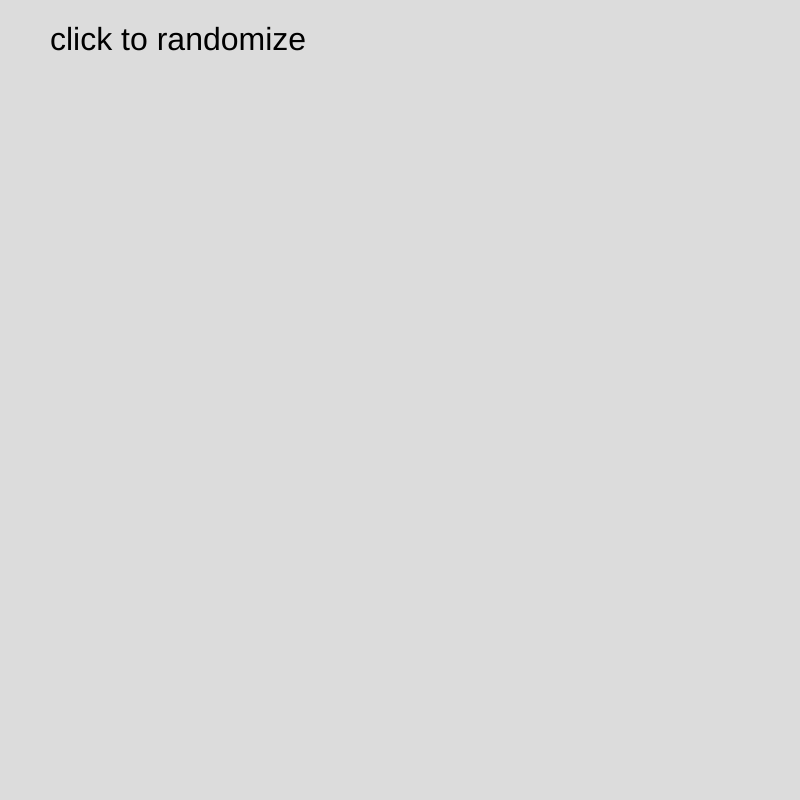
Frame 1 (no input)
Frame 60 (no input): identical to frame 1, image omitted
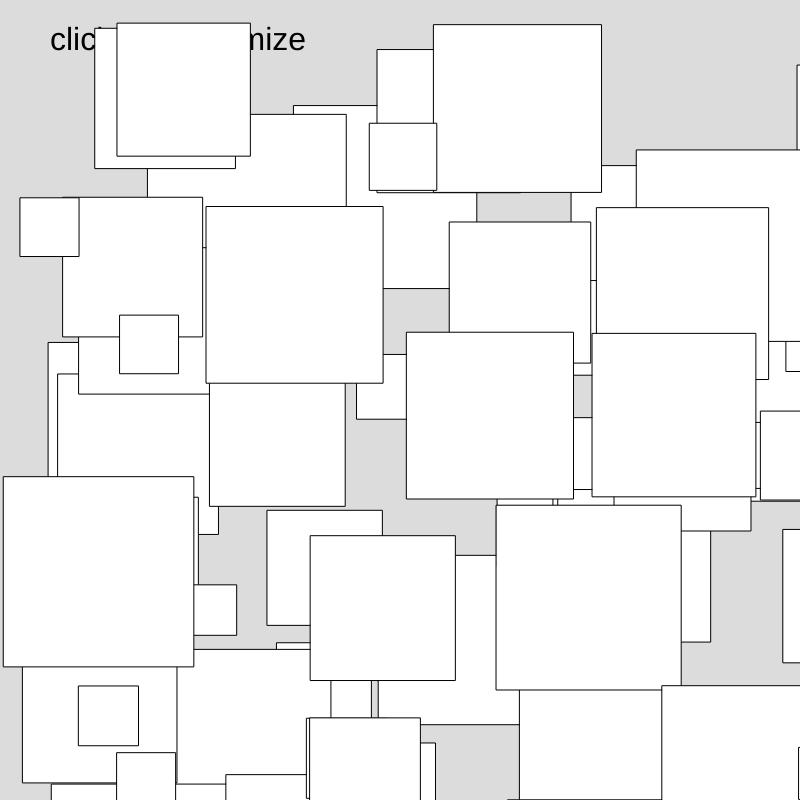
Frame 120 (the mouse pressed at the canvas centre since frame 60)

The p5.js sketch that drew these frames (run headless with seeded random() and noise() and a simulated clock; from frame 60 on, the mouse is pressed at the canvas centre):

// p5.js sketch
// ── sketch.js
//random animals
let therion = [{
  name: "owl",
  color: "purple"
}, {
  name: "koala",
  color: "yellow"
}, {
  name: "turtle",
  color: "green"
}, {
  name: "fox",
  color: "orange"
}, {
  name: "panda",
  color: "red"
}, {
  name: "fish",
  color: "blue"
}];

let randomIndex;
let animating = false;

function setup() {
  createCanvas(800, 800);
  background(220);
  textSize(32);

  text("click to randomize", 50, 50);

}

function draw() {
  if (animating == true) {
    square(random(width), random(height), random(50, 200));
  }
}

function randomizer(){
  animating = false;
    if (therion[0]) {
      background(random(200, 255));
      randomIndex = int(random(therion.length));
      text(`${therion[randomIndex].name}'s color is ${therion[randomIndex].color}`, 50, 50);
      therion.splice(randomIndex, 1);
  } else{
    background(random(200, 255));
    text("nothing left!", 50, 50);
  }
}

function mousePressed() {
  animating = true;
  setTimeout(randomizer, 2000);


}
